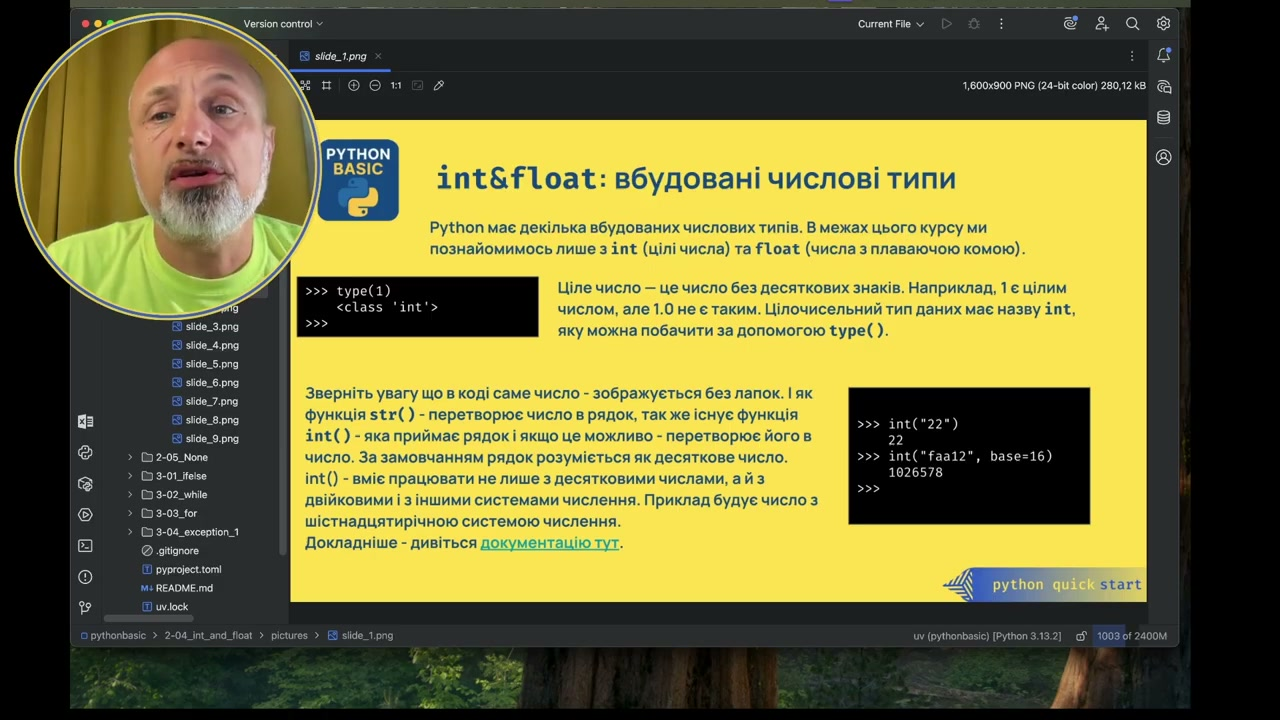
#> input picture current-doc/vd-spike/VD-SPIKE-B/pipeline/gap_frames/fill_000_20s.jpg, 1280 x 720 px
$ python -i spike_vd_pipeline.py   (imports and definitions only)
#> lines starting #> are read from the running program, lines starting #| are printed output that depends on the picture
### scripts/_utils.py
"""Shared utilities for CP test scripts."""

from __future__ import annotations

import os
from base64 import b64encode
from pathlib import Path


def load_env() -> None:
    """Load .env file into os.environ (setdefault, no overwrite)."""
    env_path = Path(".env")
    if not env_path.exists():
        return
    for line in env_path.read_text().splitlines():
        line = line.strip()
        if not line or line.startswith("#"):
            continue
        if "=" in line:
            key, _, value = line.partition("=")
            os.environ.setdefault(key.strip(), value.strip())


# [26 lines left out: functions thumb_b64, find_frame, not called in this run]

### scripts/spike_vd_pipeline.py
"""VD-SPIKE-B v3: Dense Coverage + Hierarchical Memory.

Per-frame Vision LLM analysis with context from previous frames (1-3 images)
and hierarchical text-only memory (instant → scene → course).

Steps (each saves state, resume on restart):
  frames   — extract golden + gap-fill frames, scene segmentation (no API)
  pipeline — Eyes + Memory pipeline (API calls, scene-by-scene)
  eval     — accuracy against ground truth (no API)
  summary  — compare with v1 baseline (no API)

Usage:
    uv run python scripts/spike_vd_pipeline.py                          # all
    uv run python scripts/spike_vd_pipeline.py --step frames            # local only
    uv run python scripts/spike_vd_pipeline.py --step pipeline          # resume API
    uv run python scripts/spike_vd_pipeline.py --step pipeline --scene 5
    uv run python scripts/spike_vd_pipeline.py --step eval
"""

from __future__ import annotations

import argparse
import json
import logging
import os
import re
import subprocess
import time
from pathlib import Path

import imagehash
from _utils import load_env
from PIL import Image

# ─── Constants ──────────────────────────────────────────────────────

GOLDEN_DIR = Path("current-doc/vd-spike/golden-frames-sample2")
MANIFEST = GOLDEN_DIR / "manifest.json"
VIDEO_PATH = Path("current-doc/vd-spike/sample2.mp4")
GT_DIR = Path("current-doc/vd-spike/VD-SPIKE-B/ground-truth")
STATE_DIR = Path("current-doc/vd-spike/VD-SPIKE-B/pipeline")
GAP_FRAMES_DIR = STATE_DIR / "gap_frames"

DHASH_SIZE = 16
HASH_BITS = DHASH_SIZE * DHASH_SIZE
DIST_BOUNDARY = 0.20  # >20% dHash → scene boundary
MAX_GAP_SEC = 10  # >10s → scene boundary
GAP_FILL_THRESHOLD = 15.0  # gaps >15s get filled
GAP_FILL_INTERVAL = 15.0  # target interval for fill frames
CONTEXT_IMG_MAX_GAP = 7.0  # previous images within 7s only

VISION_MODEL = "gemini-2.5-flash"
TEXT_MODEL = VISION_MODEL  # same model for all calls — consistent testing

# ─── Logging ────────────────────────────────────────────────────────

# [5 lines not run here, left out]
log = logging.getLogger("vd-pipe")

# ─── Utilities ──────────────────────────────────────────────────────


def _get_gemini_keys() -> list[str]:
    load_env()
    raw = os.environ.get("GEMINI_API_KEY", "")
    return list(dict.fromkeys(k.strip() for k in raw.split(",") if k.strip()))


def _state_path(name: str) -> Path:
    return STATE_DIR / f"{name}.json"


# [13 lines left out: functions load_state, save_state, not called in this run]


_FRAME_RE = re.compile(r"(golden|fill)_(\d+)_(\d+)s\.jpg")


# [5 lines left out: function _frame_dir, not called in this run]


# ─── Gemini API pool ───────────────────────────────────────────────


class GeminiPool:
    """Key rotation + rate limiting for Gemini API."""

    # [239 lines left out: functions __init__, call, _extract_frame_ffmpeg, step_frames, not called in this run]


# ═══════════════════════════════════════════════════════════════════
# STEP: pipeline — Eyes + Memory, scene by scene (API calls)
# ═══════════════════════════════════════════════════════════════════

EYES_PROMPT = """\
You are analyzing a video frame. The LAST image is the MAIN frame to describe. \
Previous images (if any) are context — use them if something on the MAIN frame \
is occluded, has artifacts, or is low quality.

{course_context_block}\
{scene_context_block}\
Describe EVERYTHING visible on the MAIN frame. This is raw data for further \
processing — be precise and complete.

Respond in Markdown:

## Scene Composition

**Setting:** <screen_recording | indoor | outdoor | studio | mixed>

**People:** For each person visible:
- Position in frame, appearance (brief), action, looking at what

**Elements:** Numbered list of ALL distinct visual areas:
- ID, type (text_area | code_area | image_or_diagram | ui_element | \
physical_object | environment), name, position on screen

## Element N: <name> (<position>)

For each element, provide ALL relevant fields based on its type:

- **text_area** (slide, poster, whiteboard, document, sign): \
content_type (heading/body/handwriting/printed), language, exact text
- **code_area** (editor, console, terminal): \
code_type (source/repl/output), language if recognizable, \
exact code in fenced blocks (```python```, ```bash```, or plain ```)
- **image_or_diagram** (chart, schema, photo): what is depicted, labels/text
- **ui_element** (sidebar, toolbar, status bar, menu): application name, key info
- **physical_object** (whiteboard, projector screen, desk): type, content if any
- **environment** (background, room): type, notable features

Rules:
- Extract ONLY what is visible. Do NOT infer, complete, or hallucinate.
- Preserve exact text: indentation, punctuation, special characters.
- If partially obscured, extract what IS visible and note "[partially hidden]".
- Use the language of the original content (do not translate).
- Code: wrap in fenced blocks with language tag if recognizable.
"""

INSTANT_MERGE_PROMPT = """\
Below are text/code extractions from {n} consecutive frames of the same scene \
in a Python programming video. Frames show the same screen with small changes \
(typing, scrolling, output appearing).

Merge into ONE complete text containing ALL code/text visible across all frames. \
Where frames overlap (same code with additions), produce the most complete version. \
Preserve exact Python formatting.

{frame_texts}

Respond with the merged text only. No JSON, no explanation.
"""

SCENE_MEMORY_PROMPT = """\
Summarize one scene from a Ukrainian Python programming course.

Scene {scene_id}: {n} frames, {ts_start:.0f}s to {ts_end:.0f}s.

Frame descriptions:
{descriptions}

Complete extracted text/code:
{merged_text}

Respond as JSON:
{{
  "scene_type": "<dominant type>",
  "summary": "<Ukrainian, 2-3 sentences>",
  "complete_text": "<cleaned merged text>",
  "topics": ["topic1", "topic2"],
  "importance": <1-5>
}}
"""

COURSE_MEMORY_PROMPT = """\
Update the running summary of a Ukrainian Python programming course video.

Previous context:
{previous_context}

New scene just processed:
{scene_summary}
Topics: {topics}

Update the running context (max 200 words, Ukrainian). \
Focus on: topics covered, code examples shown, current teaching point.

Respond with the updated context only (plain text, no JSON).
"""


# [141 lines left out: functions _build_eyes_parts, _merge_code_texts, _normalize_response, _extract_code_blocks, not called in this run]


def step_pipeline(
    frames_state: dict,
    *,
    only_scene: int | None = None,
    dry_run: bool = False,
) -> None:
    """Run Eyes + Memory pipeline scene by scene."""
    import google.genai as genai

    keys = _get_gemini_keys()
    if not keys and not dry_run:
        log.error("No GEMINI_API_KEY in .env")
        return

    vision_pool = GeminiPool(keys, rpm=5) if not dry_run else None
    text_pool = GeminiPool(keys, rpm=15) if not dry_run else None

    frames = frames_state["frames"]
    scenes = frames_state["scenes"]

    # Load existing state
    eyes_state = load_state("eyes") or {"results": {}}
    instant_state = load_state("instant_memory") or {"results": {}}
    scene_mem_state = load_state("scene_memory") or {"results": {}}
    course_mem_state = load_state("course_memory") or {
        "context": "",
        "scenes_processed": -1,
        "history": [],
    }

    course_ctx = course_mem_state["context"]

    for scene in scenes:
        sid = scene["id"]
        if only_scene is not None and sid != only_scene:
            continue

        # Skip fully processed scenes
        if (
            str(sid) in instant_state["results"]
            and str(sid) in scene_mem_state["results"]
            and course_mem_state["scenes_processed"] >= sid
        ):
            course_ctx = course_mem_state["context"]
            log.info("Scene %d: fully cached, skip", sid)
            continue

        scene_frames = frames[scene["start"] : scene["end"] + 1]
        log.info(
            "Scene %d: %d frames, ts %.0f–%.0fs, course_ctx=%d words",
            sid,
            len(scene_frames),
            scene["ts_range"][0],
            scene["ts_range"][1],
            len(course_ctx.split()),
        )

        # ── Eyes ──────────────────────────────────────────────
        scene_ctx_items: list[dict] = []

        for i, frame in enumerate(scene_frames):
            fid = frame["frame_id"]

            if fid in eyes_state["results"]:
                # Already done — restore scene context
                r = eyes_state["results"][fid]
                if "description" in r:
                    scene_ctx_items.append(
                        {
                            "ts": frame["timestamp"],
                            "desc": r["description"],
                        }
                    )
                log.info("  [eyes] %s: cached", fid)
                continue

            if dry_run:
                log.info("  [eyes] %s: would call Vision LLM (dry run)", fid)
                continue

            # Build previous frames for context images (within 7s)
            prev_for_img = []
            for j in range(max(0, i - 2), i):
                pf = scene_frames[j]
                if frame["timestamp"] - pf["timestamp"] <= CONTEXT_IMG_MAX_GAP:
                    prev_for_img.append(pf)

            parts = _build_eyes_parts(
                frame,
                prev_for_img,
                frames,
                course_ctx,
                scene_ctx_items,
                genai,
            )
            n_images = len(prev_for_img) + 1

            try:
                result = vision_pool.call(VISION_MODEL, parts)  # type: ignore[union-attr]
                eyes_state["results"][fid] = {
                    "frame_id": fid,
                    "timestamp": frame["timestamp"],
                    "scene_id": sid,
                    "response": result["text"],
                    "n_images": n_images,
                    "latency_sec": result["latency_sec"],
                    "input_tokens": result["input_tokens"],
                    "output_tokens": result["output_tokens"],
                    "timestamp_saved": time.strftime("%Y-%m-%dT%H:%M:%S"),
                }

                # Parse description for scene context
                resp_text = result["text"]
                desc = ""
                scene_type = ""
                importance = 3

                # Try JSON format (old)
                try:
                    inner = resp_text.strip()
                    if inner.startswith("```"):
                        lines = inner.splitlines()[1:]
                        if lines and lines[-1].strip() == "```":
                            lines = lines[:-1]
                        inner = "\n".join(lines)
                    parsed = json.loads(inner)
                    desc = parsed.get("description", "")
                    scene_type = parsed.get("scene_type", "")
                    importance = parsed.get("importance", 3)
                except (json.JSONDecodeError, ValueError):
                    pass

                # Try Markdown format (new)
                if not desc:
                    for line in resp_text.splitlines():
                        if line.startswith("**Setting:**"):
                            scene_type = line.split("**Setting:**")[-1].strip()
                            break
                    in_comp = False
                    desc_parts: list[str] = []
                    for line in resp_text.splitlines():
                        if "## Scene Composition" in line:
                            in_comp = True
                            continue
                        if in_comp and line.startswith("## "):
                            break
                        if in_comp and line.strip():
                            desc_parts.append(line.strip())
                    desc = " ".join(desc_parts[:3]) if desc_parts else resp_text[:200]

                eyes_state["results"][fid]["description"] = desc[:300]
                eyes_state["results"][fid]["scene_type"] = scene_type
                eyes_state["results"][fid]["importance"] = importance

                scene_ctx_items.append({"ts": frame["timestamp"], "desc": desc})
                save_state("eyes", eyes_state)
                log.info(
                    "  [eyes] %s OK (%d img, %.1fs, %d+%d tok)",
                    fid,
                    n_images,
                    result["latency_sec"],
                    result["input_tokens"],
                    result["output_tokens"],
                )

            except Exception as e:
                log.error("  [eyes] %s FAILED: %s", fid, str(e)[:200])
                save_state("eyes", eyes_state)
                return  # Stop — can resume later

        if dry_run:
            continue

        # ── Instant Memory ────────────────────────────────────
        if str(sid) not in instant_state["results"]:
            texts = []
            for frame in scene_frames:
                r = eyes_state["results"].get(frame["frame_id"], {})
                raw = r.get("response", "")
                texts.append(_normalize_response(raw))

            if len(texts) == 1:
                merged = texts[0]
                method = "single"
            else:
                merged = texts[0]
                for t in texts[1:]:
                    merged = _merge_code_texts(merged, t)

                # If merge has too many "next frame" separators → LLM fallback
                if merged.count("--- next frame ---") > len(texts) // 2:
                    frame_texts = "\n\n".join(
                        f"Frame {j + 1} ({scene_frames[j]['timestamp']:.0f}s):\n{t}"
                        for j, t in enumerate(texts)
                    )
                    prompt = INSTANT_MERGE_PROMPT.format(
                        n=len(texts),
                        frame_texts=frame_texts,
                    )
                    try:
                        parts = [genai.types.Part.from_text(text=prompt)]
                        result = text_pool.call(TEXT_MODEL, parts)  # type: ignore[union-attr]
                        merged = result["text"]
                        method = "llm_merge"
                        log.info(
                            "  [instant] Scene %d: LLM merge (%d frames)",
                            sid,
                            len(texts),
                        )
                    except Exception as e:
                        log.warning("  [instant] LLM merge failed: %s", str(e)[:100])
                        method = "code_diff_fallback"
                else:
                    method = "code_diff"

            instant_state["results"][str(sid)] = {
                "scene_id": sid,
                "merged_text": merged,
                "frame_count": len(texts),
                "method": method,
            }
            save_state("instant_memory", instant_state)
            log.info("  [instant] Scene %d: %s (%d frames)", sid, method, len(texts))

        # ── Scene Memory ──────────────────────────────────────
        if str(sid) not in scene_mem_state["results"]:
            eyes_results = eyes_state["results"]
            descriptions = "\n".join(
                f"- {f['timestamp']:.0f}s: "
                f"{eyes_results.get(f['frame_id'], {}).get('description', '?')}"
                for f in scene_frames
            )
            merged_text = instant_state["results"][str(sid)]["merged_text"]

            prompt = SCENE_MEMORY_PROMPT.format(
                scene_id=sid,
                n=len(scene_frames),
                ts_start=scene["ts_range"][0],
                ts_end=scene["ts_range"][1],
                descriptions=descriptions,
                merged_text=merged_text[:2000],  # cap for token safety
            )
            try:
                parts = [genai.types.Part.from_text(text=prompt)]
                result = text_pool.call(TEXT_MODEL, parts)  # type: ignore[union-attr]
                scene_mem_state["results"][str(sid)] = {
                    "scene_id": sid,
                    "response": result["text"],
                    "latency_sec": result["latency_sec"],
                }
                save_state("scene_memory", scene_mem_state)
                log.info(
                    "  [scene] Scene %d: synthesized (%.1fs)",
                    sid,
                    result["latency_sec"],
                )
            except Exception as e:
                log.error("  [scene] Scene %d FAILED: %s", sid, str(e)[:200])
                save_state("scene_memory", scene_mem_state)
                return

        # ── Course Memory ─────────────────────────────────────
        if course_mem_state["scenes_processed"] < sid:
            scene_resp = scene_mem_state["results"][str(sid)].get("response", "")

            # Parse scene summary
            summary = scene_resp[:200]
            topics = ""
            try:
                inner = scene_resp.strip()
                if inner.startswith("```"):
                    lines = inner.splitlines()[1:]
                    if lines and lines[-1].strip() == "```":
                        lines = lines[:-1]
                    inner = "\n".join(lines)
                parsed = json.loads(inner)
                summary = parsed.get("summary", summary)
                topics = ", ".join(parsed.get("topics", []))
            except (json.JSONDecodeError, ValueError):
                pass

            # Skip LLM for low-importance scenes
            importance = (
                eyes_state["results"]
                .get(
                    scene_frames[0]["frame_id"],
                    {},
                )
                .get("importance", 3)
            )

            if importance <= 2 and course_ctx:
                course_ctx += f"\n+ scene {sid}: {summary[:80]}"
                log.info("  [course] Scene %d: appended (low importance)", sid)
            else:
                prompt = COURSE_MEMORY_PROMPT.format(
                    previous_context=course_ctx or "(beginning of video)",
                    scene_summary=summary,
                    topics=topics or "N/A",
                )
                try:
                    parts = [genai.types.Part.from_text(text=prompt)]
                    result = text_pool.call(TEXT_MODEL, parts)  # type: ignore[union-attr]
                    course_ctx = result["text"]
                    log.info(
                        "  [course] Scene %d: updated (%.1fs)",
                        sid,
                        result["latency_sec"],
                    )
                except Exception as e:
                    log.warning("  [course] Scene %d failed: %s", sid, str(e)[:100])

            course_mem_state["context"] = course_ctx
            course_mem_state["scenes_processed"] = sid
            course_mem_state["history"].append(
                {
                    "scene_id": sid,
                    "context_snapshot": course_ctx[:500],
                }
            )
            save_state("course_memory", course_mem_state)

    log.info("Pipeline complete for %d scenes", len(scenes))


# ═══════════════════════════════════════════════════════════════════
# STEP: eval — accuracy against ground truth (NO API)
# ═══════════════════════════════════════════════════════════════════


# [170 lines left out: functions _char_accuracy, step_eval, main, not called in this run]


# [2 lines not run here, left out]

>>> import cv2
>>> picture = cv2.imread('../current-doc/vd-spike/VD-SPIKE-B/pipeline/gap_frames/fill_000_20s.jpg', cv2.IMREAD_GRAYSCALE)
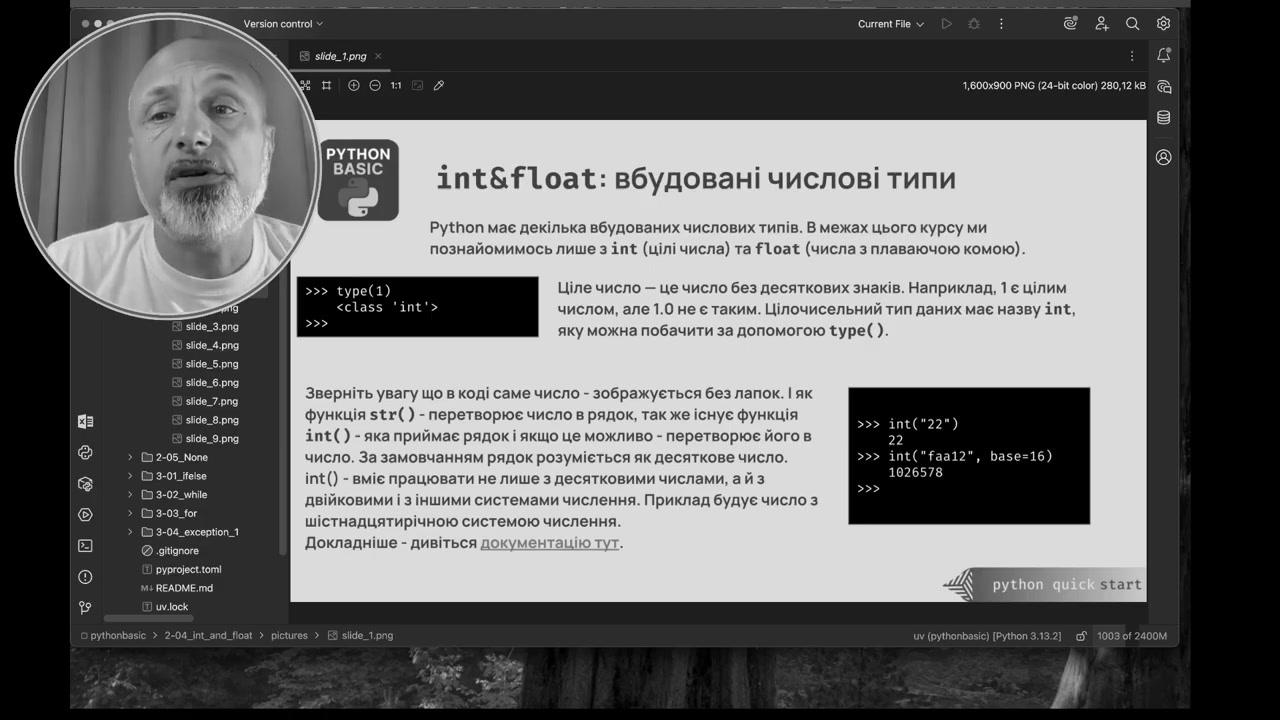
#> picture: shape (720, 1280); min 0, max 255, mean 106
>>> result = step_pipeline(picture)
